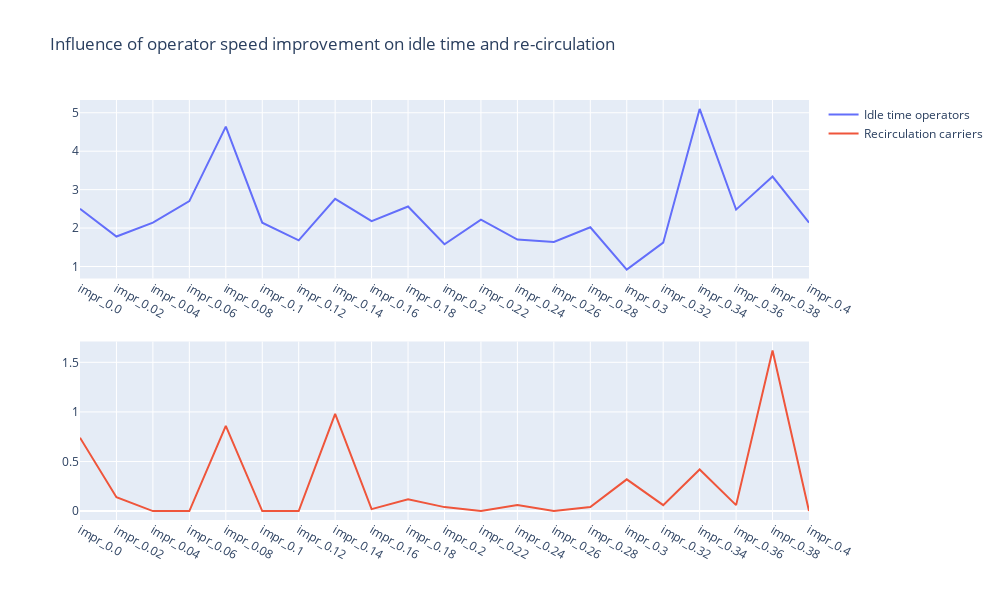

Notebook code cell kept with this figure:
### Code cell
plot_from_dict(diff_speed_r, 'operator speed improvement')

### Figure 1 — Plotly figure (JSON) as saved in the notebook; plotly's stock layout.template omitted (floating-point values rounded to 4 significant figures)
{"data": [{"name": "Idle time operators", "type": "scatter", "x": ["impr_0.0", "impr_0.02", "impr_0.04", "impr_0.06", "impr_0.08", "impr_0.1", "impr_0.12", "impr_0.14", "impr_0.16", "impr_0.18", "impr_0.2", "impr_0.22", "impr_0.24", "impr_0.26", "impr_0.28", "impr_0.3", "impr_0.32", "impr_0.34", "impr_0.36", "impr_0.38", "impr_0.4"], "xaxis": "x", "y": [2.5, 1.78, 2.14, 2.7, 4.64, 2.14, 1.68, 2.76, 2.18, 2.56, 1.58, 2.22, 1.7, 1.64, 2.02, 0.92, 1.62, 5.1, 2.48, 3.34, 2.14], "yaxis": "y"}, {"name": "Recirculation carriers", "type": "scatter", "x": ["impr_0.0", "impr_0.02", "impr_0.04", "impr_0.06", "impr_0.08", "impr_0.1", "impr_0.12", "impr_0.14", "impr_0.16", "impr_0.18", "impr_0.2", "impr_0.22", "impr_0.24", "impr_0.26", "impr_0.28", "impr_0.3", "impr_0.32", "impr_0.34", "impr_0.36", "impr_0.38", "impr_0.4"], "xaxis": "x2", "y": [0.74, 0.14, 0, 0, 0.86, 0, 0, 0.98, 0.02, 0.12, 0.04, 0, 0.06, 0, 0.04, 0.32, 0.06, 0.42, 0.06, 1.62, 0], "yaxis": "y2"}], "layout": {"height": 600, "title": {"text": "Influence of operator speed improvement on idle time and re-circulation"}, "width": 1000, "xaxis": {"anchor": "y", "domain": [0, 1]}, "xaxis2": {"anchor": "y2", "domain": [0, 1]}, "yaxis": {"anchor": "x", "domain": [0.575, 1]}, "yaxis2": {"anchor": "x2", "domain": [0, 0.425]}}}
